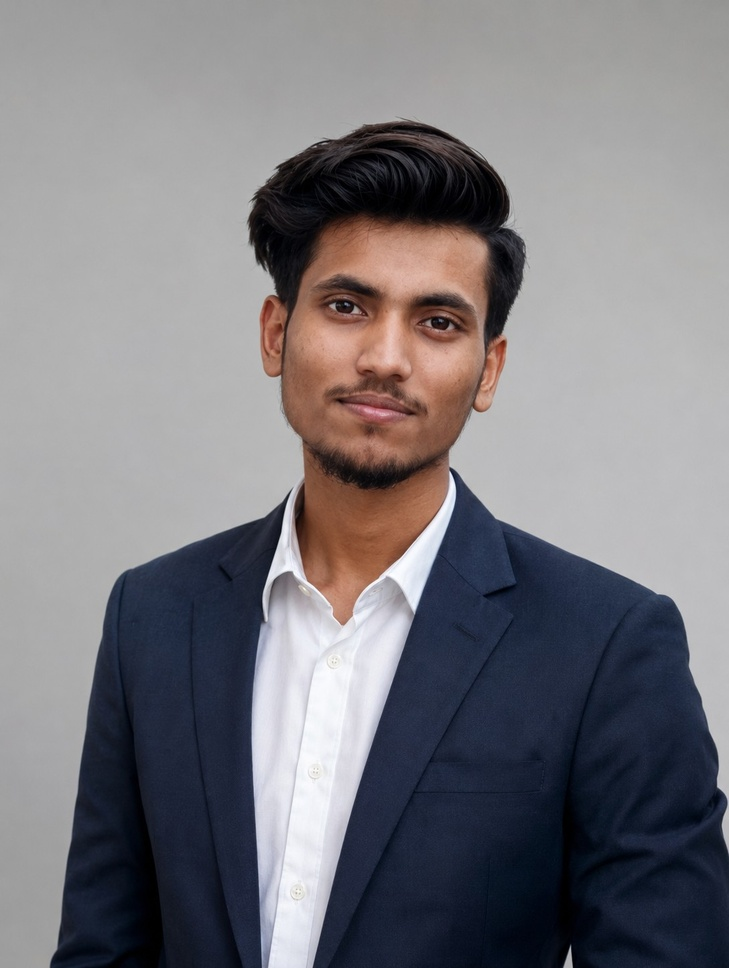
#> input picture 04_Histogram/input.jpg, 729 x 968 px, shrunk from 1088 x 1445 before the run
$ python program.py
#> lines starting #> are read from the running program, lines starting #| are printed output that depends on the picture
import cv2
import numpy as np
import matplotlib.pyplot as plt

img = cv2.imread("input.jpg")
#> img is the input picture: shape (968, 729, 3); mean B, G, R 125.5, 120.8, 122.7

gray = cv2.cvtColor(img, cv2.COLOR_BGR2GRAY)
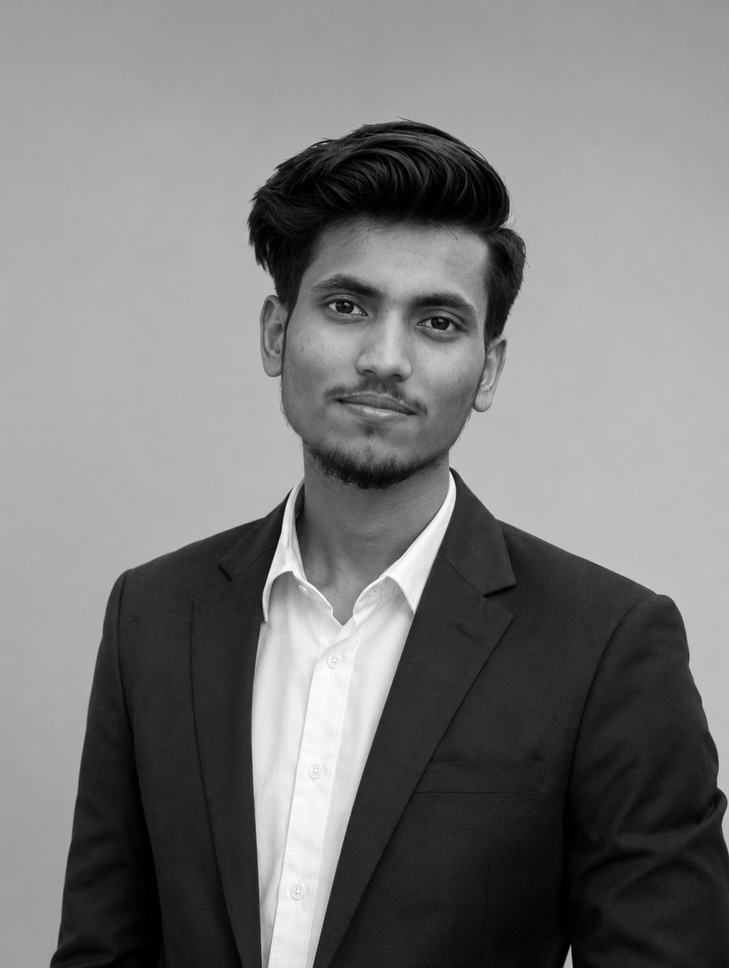
#> gray: shape (968, 729); min 0, max 255, mean 121.9

hist = cv2.calcHist([gray], [0], None, [256], [0, 256])
#> hist = 256 values, max 17065 at index 178, min 2 at index 255, mean 2756.5

hist = hist.flatten()

peak = int(np.argmax(hist))
#> peak = 178
count = int(hist[peak])
#> count = 17065

print("Highest intensity:", peak)
#| Highest intensity: 178
print("Pixel count:", count)
#| Pixel count: 17065

plt.figure(figsize=(8, 5))

plt.plot(hist)

plt.title("Grayscale Histogram")
plt.xlabel("Pixel Intensity")
plt.ylabel("Frequency")

plt.axvline(peak, linestyle="--")

plt.legend([f"Peak = {peak}"])

plt.tight_layout()

plt.savefig("output.png")
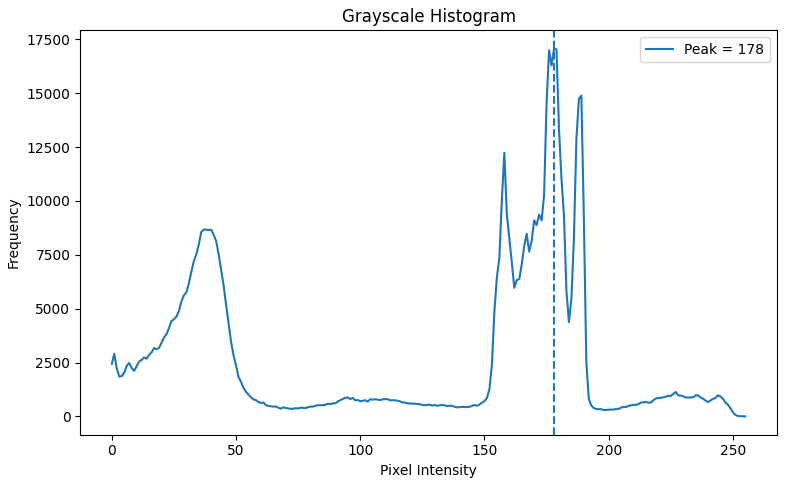
#> figure drawn by matplotlib, 1 panel; curve peaks at x = 178, y = 17065

plt.close()
